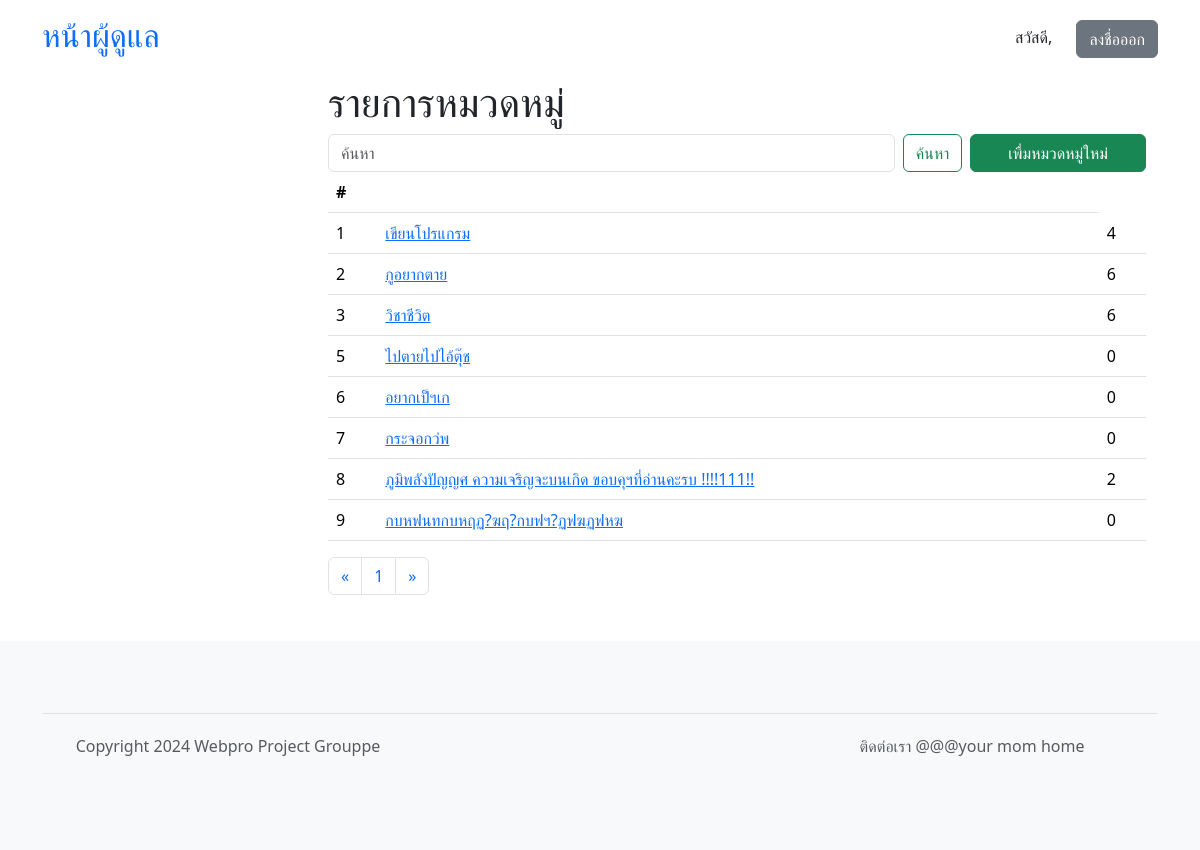
The app's page /admin/categories.php (signed in), older data.
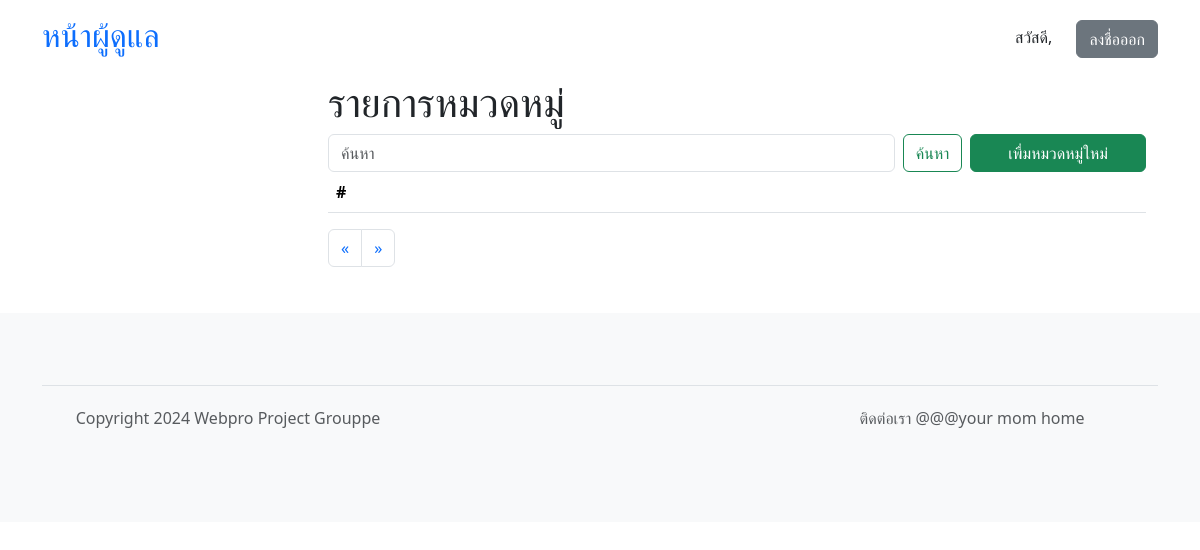
The same page, newer data.
### tables this page shows
CREATE TABLE "course_categories" (
	"id"	INTEGER,
	"name"	VARCHAR(64) NOT NULL,
	PRIMARY KEY("id" AUTOINCREMENT)
);

### admin/categories.php (called while the page is built, shortened)
<?php
require 'template_init.php';
require 'template_header.php';
require 'si_list_init.php';
$pagename = "categories.php";
$header = "รายการหมวดหมู่";
$button = "เพื่มหมวดหมู่ใหม่";
$button_page = "category.php";
$show_course = false;
$show_cate = true;
$search = "";
$list = $db->get_category_simple_list($begin, $search, $item_per_page);
require 'si_list.php';
?>

### admin/si_list_init.php (called while the page is built)
<?php
$item_per_page = 10;
if (isset($_GET['page'])) {
	$page = $_GET['page'];
} else {
	$page = 1;
}
$begin = ($page - 1) * $item_per_page;
?>

### core.php (called while the page is built, shortened)
<?php
	class App extends SQLite3 {
			?>
				</form><?php
		function get_category_simple_list($begin, $search, $item_per_page) {
			$filter = "";
			$sql = "SELECT COUNT(*) as count FROM course_categories" . $filter;
			$ret = $this->query($sql);
			$row = $ret->fetchArray(SQLITE3_ASSOC);
			$total = $row['count'];
			$page_count = ceil($total / $item_per_page);
			$sql = "SELECT id, name FROM course_categories" . $filter . " LIMIT $item_per_page OFFSET $begin";
			$ret = $this->query($sql);
			$instructors = array();
			while($row = $ret->fetchArray(SQLITE3_ASSOC)) {
				$instructors[] = $row;
			}
			foreach ($instructors as $key => $value) {
				$sql = "SELECT COUNT(*) as count FROM courses WHERE category_id = " . $value['id'];
				$ret = $this->query($sql);
				$row = $ret->fetchArray(SQLITE3_ASSOC);
				$instructors[$key]['total_courses'] = $row['count'];
			}
			return array(
				'page_count' => $page_count,
				'data' => $instructors
			);
		}
	}
?>

### admin/si_list.php (the view, shortened to what this page needs)
<?php
$page_count = $list['page_count'];
$list = $list['data'];
?>
<div class="container">
<h1><?php echo $header; ?></h1>
	<form class="d-flex" role="search">
		<input class="form-control me-2" name="search" value="<?php echo isset($_GET['search']) ? $_GET['search'] : '' ?>" type="search" placeholder="ค้นหา" aria-label="Search">
		<button class="btn btn-outline-success me-2" type="submit">ค้นหา</button>
		<?php
			if ($button != "") {
				?>
				<a href="<?php echo $button_page; ?>" style="width: 30%" class="btn btn-success"><?php echo $button; ?></a>
				<?php
			}
		?>
	</form>
	<table class="table">
	<thead>
		<tr>
			<th scope="col">#</th>
			<?php if ($show_course) { ?>
			<th scope="col">ชื่อคอร์ส</th>
			<th scope="col">ผู้สอน</th>
			<th scope="col">หมวดหมู่</th>
			<th scope="col">ยอดขายทั้งหมด</th>
			<?php } else { ?>
			<th scope="col"></th>
			<?php } ?>
		</tr>
	</thead>
	<tbody>
		<?php
			foreach ($list as $i) {
				echo "<tr>";
				echo "<td>{$i['id']}</td>";
				if ($show_cate) {
					echo "<td><a href=\"category.php?id={$i['id']}\">{$i['name']}</a></td>";
					echo "<td>{$i['total_courses']}</td>";
				}
				echo "</tr>";
			}
		?>
	</tbody>
	</table>
	<nav aria-label="pagination">
		<ul class="pagination">
			<li class="page-item">
				<a class="page-link" href="<?php echo $pagename; ?>?page=1">
				<span>&laquo;</span>
				</a>
			</li>
			<?php for ($i = 1; $i <= $page_count; $i++){ ?>
			<li class="page-item">
				<a class="page-link" href="<?php echo $pagename; ?>?page=<?php echo $i; ?>">
					<?php echo $i; ?>
				</a>
			</li>
			<?php } ?>
			<li class="page-item">
				<a class="page-link" href="<?php echo $pagename; ?>?page=<?php echo $page_count;?>">
				<span>&raquo;</span>
				</a>
			</li>
		</ul>
	</nav>
</div>
<?php
require 'template_footer.php';
?>

Row changes from the older to the newer data that the page shows:
removed course_categories: id "1", name "เขียนโปรแกรม", total_courses "4"
removed course_categories: id "2", name "กูอยากตาย", total_courses "6"
removed course_categories: id "3", name "วิชาชีวิต", total_courses "6"
removed course_categories: id "5", name "ไปตายไปไอ้ตุ๊ช", total_courses "0"
removed course_categories: id "6", name "อยากเป็ฯเก", total_courses "0"
removed course_categories: id "7", name "กระจอกว่พ", total_courses "0"
removed course_categories: id "8", name "ภูมิพลังปัญญศ ความเจริญจะบนเกิด ขอบคุฯที่อ่านคะรบ !!!!111!!", total_courses "2"
removed course_categories: id "9", name "กบหฟนทกบหฤฏ?ฆฤ?กบฟฯ?ฏฟฆฏฟหฆ", total_courses "0"
Text that changed along with them:
list line gone: "1"
